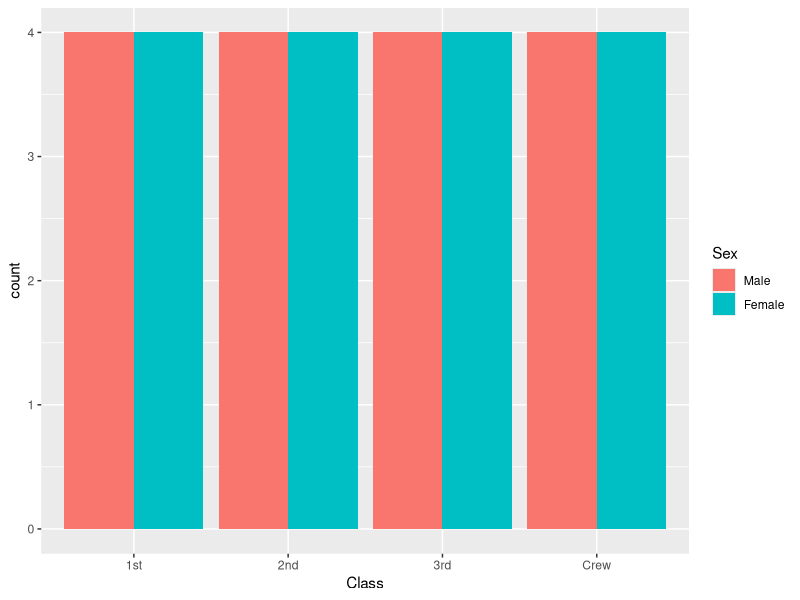
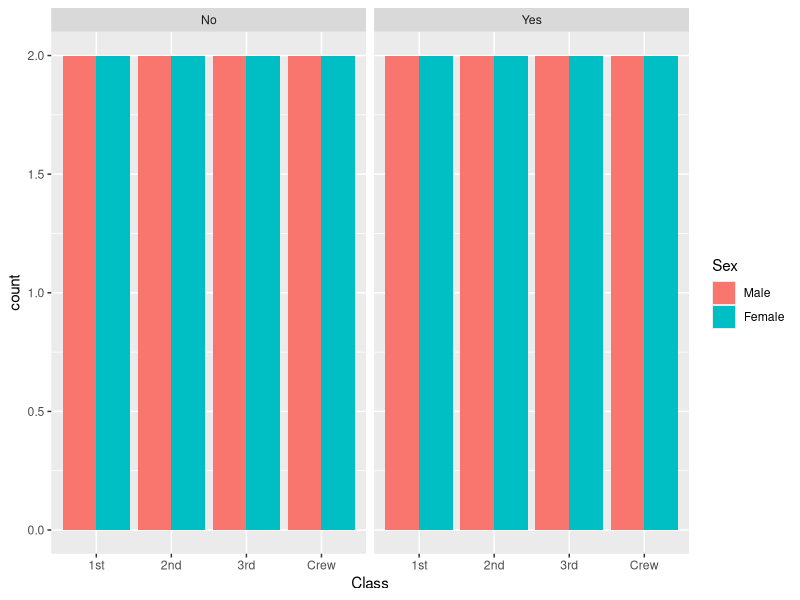
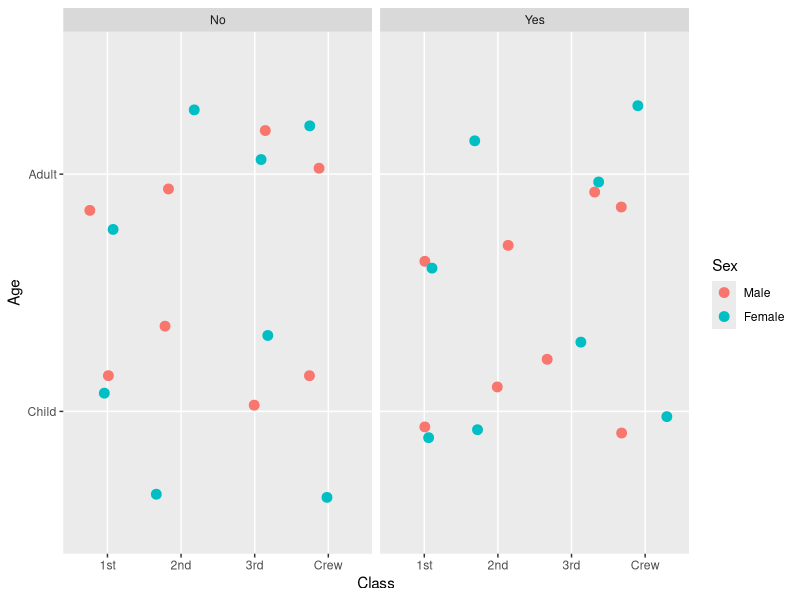
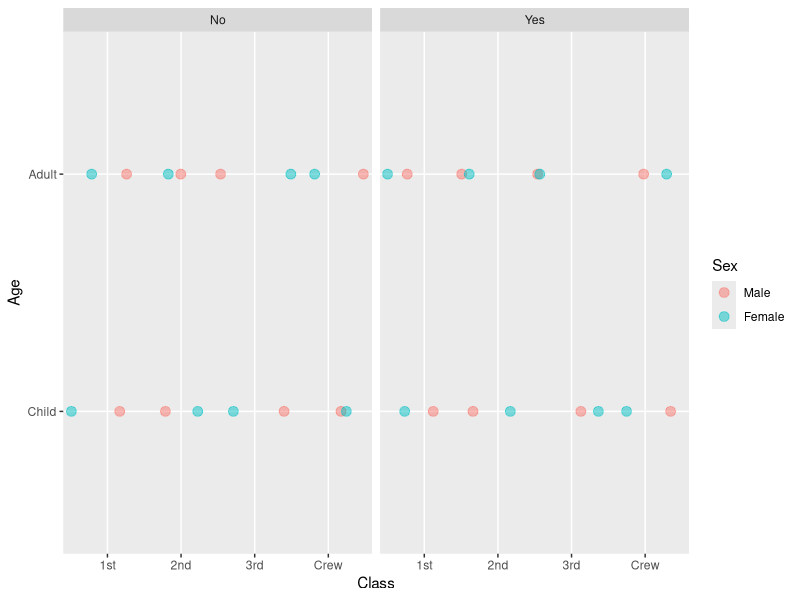

The R script that drew these images, in order:
###############################################################################
# Explore by visualization the titanic dataset present in ggplot2 library
###############################################################################

###############################################################################
# Check to install and load packages that are needed for the script
###############################################################################
is_installed <- function(mypkg) is.element(mypkg, installed.packages()[,1]) 

load_or_install<-function(package_names)  
{  
    for(package_name in package_names)  
    {  
        if(!is_installed(package_name))  
        {  
            install.packages(package_name,repos="http://lib.stat.cmu.edu/R/CRAN")  
        }  
        library(package_name,character.only=TRUE,quietly=TRUE,verbose=FALSE)  
    }  
}

load_or_install(c("ggplot2","tidyr", "R.utils"))

# Check out the structure and class of Titanic dataset present in ggplot2

#################################################################################
# IMPORTANT NOTE
# The titanic dataset which the DataCamp refers and the Titanic dataset present
# in the ggplot2 package are different.

# An empty function for Comments
Comment <- function(`@Comments`) {invisible()}

#### Comments ####
Comment( `
        
        # titanic data set refered in DataCamp
        > head(titanic)
        Survived Pclass    Sex Age
        1        0      3   male  22
        2        1      1 female  38
        3        1      3 female  26
        4        1      1 female  35
        5        0      3   male  35
        6        0      1   male  54
        
        > str(titanic)
        'data.frame':	714 obs. of  4 variables:
            $ Survived: int  0 1 1 1 0 0 0 1 1 1 ...
        $ Pclass  : int  3 1 3 1 3 1 3 3 2 3 ...
        $ Sex     : chr  "male" "female" "female" "female" ...
        $ Age     : num  22 38 26 35 35 54 2 27 14 4 ...
        
        # Titanic data set refered in ggplot2 package
        > head(Titanic)
        [1]  0  0 35  0  0  0
        
        > str(Titanic)
        table [1:4, 1:2, 1:2, 1:2] 0 0 35 0 0 0 17 0 118 154 ...
        - attr(*, "dimnames")=List of 4
        ..$ Class   : chr [1:4] "1st" "2nd" "3rd" "Crew"
        ..$ Sex     : chr [1:2] "Male" "Female"
        ..$ Age     : chr [1:2] "Child" "Adult"
        ..$ Survived: chr [1:2] "No" "Yes"
        `)

# Hence the outplots are different.

# In fact the scatter plot for Titanic dataset does not make much sense as Age
# is a categorical variable, after modifying the Titanic table to a data frame.
#################################################################################


# Check out the structure and class of Titanic dataset present in ggplot2
str(Titanic)
class(Titanic)

# Printing string + variable value Example. NOT PART OF THE ACTUAL CODE
# Refered from - http://stackoverflow.com/questions/15589601/print-string-and-variable-contents-on-the-same-line-in-r
#wd <- getwd()
#print(paste0("Current working dir: ", wd))
#cat("Current working dir: ", wd)
print(paste0("Class of Titanic data set is : ", class(Titanic)))

# View the Titanic table
View(Titanic)

# Reference - http://www.cookbook-r.com/ and Data Camp Data Visualization using ggplot videos.
# As ggplot2() functions work on data frames convert the Titanic table to data frame for data visualization
myData <- as.data.frame(Titanic)
print(paste0("Class of Titanic data set after converting to dataframe is : ", class(myData)))

# Look at the distribution of sexes within the classes of the ship using geom_bar()
ggplot(myData, aes(x = Class, fill = Sex)) +
    geom_bar(position = "dodge")

# Lay panels ina grid on basis of Survival.
# Reference - https://www.rdocumentation.org/packages/ggplot2/versions/2.1.0/topics/facet_grid?
ggplot(myData, aes(x = Class, fill = Sex)) +
    geom_bar(position = "dodge") + 
    facet_grid(. ~ Survived)

# Adding the Age variable to the plot and drawing a scatter plot instead of a bar plot for better visualization.
ggplot(myData, aes(x = Class, y = Age, col = Sex)) +
    geom_jitter(size = 3) + 
    facet_grid(. ~ Survived)

# Adding the Age variable to the plot and drawing a scatter plot instead of a bar plot for better visualization.

# Set position jitter and alpha bending for better visualization of overlaping plots.
# Position jitter (use below)
posn.j <- position_jitter(0.5, 0)

ggplot(myData, aes(x = Class, y = Age, col = Sex)) + 
    geom_jitter(size = 3, alpha = 0.5, position = posn.j) + 
    facet_grid(. ~ Survived)
